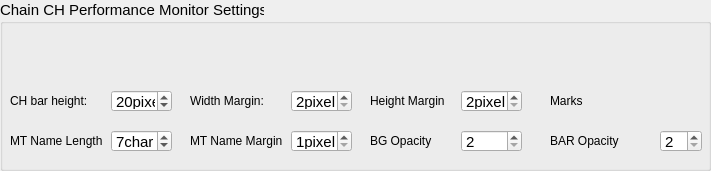
  <widget class="QGroupBox" name="groupBox_2">
   <property name="geometry">
    <rect>
     <x>10</x>
     <y>90</y>
     <width>711</width>
     <height>171</height>
    </rect>
   </property>
   <property name="font">
    <font>
     <family>Arial</family>
     <pointsize>11</pointsize>
    </font>
   </property>
   <property name="title">
    <string>Chain CH Performance Monitor Settings</string>
   </property>
   <widget class="QLabel" name="label_5">
    <property name="geometry">
     <rect>
      <x>10</x>
      <y>90</y>
      <width>111</width>
      <height>21</height>
     </rect>
    </property>
    <property name="font">
     <font>
      <family>Arial</family>
      <pointsize>9</pointsize>
     </font>
    </property>
    <property name="text">
     <string>CH bar height:</string>
    </property>
   </widget>
   <widget class="QSpinBox" name="spinBox">
    <property name="geometry">
     <rect>
      <x>111</x>
      <y>90</y>
      <width>61</width>
      <height>22</height>
     </rect>
    </property>
    <property name="suffix">
     <string>pixel</string>
    </property>
    <property name="minimum">
     <number>5</number>
    </property>
    <property name="maximum">
     <number>50</number>
    </property>
    <property name="value">
     <number>20</number>
    </property>
   </widget>
   <widget class="QSpinBox" name="spinBox_2">
    <property name="geometry">
     <rect>
      <x>461</x>
      <y>90</y>
      <width>61</width>
      <height>22</height>
     </rect>
    </property>
    <property name="suffix">
     <string>pixel</string>
    </property>
    <property name="minimum">
     <number>2</number>
    </property>
    <property name="maximum">
     <number>100</number>
    </property>
   </widget>
   <widget class="QLabel" name="label_6">
    <property name="geometry">
     <rect>
      <x>370</x>
      <y>90</y>
      <width>111</width>
      <height>21</height>
     </rect>
    </property>
    <property name="font">
     <font>
      <family>Arial</family>
      <pointsize>9</pointsize>
     </font>
    </property>
    <property name="text">
     <string>Height Margin</string>
    </property>
   </widget>
   <widget class="QSpinBox" name="spinBox_3">
    <property name="geometry">
     <rect>
      <x>291</x>
      <y>90</y>
      <width>61</width>
      <height>22</height>
     </rect>
    </property>
    <property name="suffix">
     <string>pixel</string>
    </property>
    <property name="minimum">
     <number>2</number>
    </property>
    <property name="maximum">
     <number>100</number>
    </property>
   </widget>
   <widget class="QLabel" name="label_7">
    <property name="geometry">
     <rect>
      <x>190</x>
      <y>90</y>
      <width>111</width>
      <height>21</height>
     </rect>
    </property>
    <property name="font">
     <font>
      <family>Arial</family>
      <pointsize>9</pointsize>
     </font>
    </property>
    <property name="text">
     <string>Width Margin:</string>
    </property>
   </widget>
   <widget class="QLabel" name="label_18">
    <property name="geometry">
     <rect>
      <x>10</x>
      <y>130</y>
      <width>111</width>
      <height>21</height>
     </rect>
    </property>
    <property name="font">
     <font>
      <family>Arial</family>
      <pointsize>9</pointsize>
     </font>
    </property>
    <property name="text">
     <string>MT Name Length</string>
    </property>
   </widget>
   <widget class="QSpinBox" name="spinBox_9">
    <property name="geometry">
     <rect>
      <x>111</x>
      <y>130</y>
      <width>61</width>
      <height>22</height>
     </rect>
    </property>
    <property name="suffix">
     <string>char</string>
    </property>
    <property name="minimum">
     <number>5</number>
    </property>
    <property name="maximum">
     <number>30</number>
    </property>
    <property name="value">
     <number>7</number>
    </property>
   </widget>
   <widget class="QSpinBox" name="spinBox_10">
    <property name="geometry">
     <rect>
      <x>291</x>
      <y>130</y>
      <width>61</width>
      <height>22</height>
     </rect>
    </property>
    <property name="suffix">
     <string>pixel</string>
    </property>
    <property name="minimum">
     <number>1</number>
    </property>
    <property name="maximum">
     <number>9</number>
    </property>
    <property name="value">
     <number>1</number>
    </property>
   </widget>
   <widget class="QLabel" name="label_19">
    <property name="geometry">
     <rect>
      <x>190</x>
      <y>130</y>
      <width>111</width>
      <height>21</height>
     </rect>
    </property>
    <property name="font">
     <font>
      <family>Arial</family>
      <pointsize>9</pointsize>
     </font>
    </property>
    <property name="text">
     <string>MT Name Margin</string>
    </property>
   </widget>
   <widget class="QSpinBox" name="spinBox_11">
    <property name="geometry">
     <rect>
      <x>461</x>
      <y>130</y>
      <width>61</width>
      <height>22</height>
     </rect>
    </property>
    <property name="minimum">
     <number>2</number>
    </property>
    <property name="maximum">
     <number>100</number>
    </property>
   </widget>
   <widget class="QLabel" name="label_20">
    <property name="geometry">
     <rect>
      <x>370</x>
      <y>130</y>
      <width>111</width>
      <height>21</height>
     </rect>
    </property>
    <property name="font">
     <font>
      <family>Arial</family>
      <pointsize>9</pointsize>
     </font>
    </property>
    <property name="text">
     <string>BG Opacity</string>
    </property>
   </widget>
   <widget class="QSpinBox" name="spinBox_12">
    <property name="geometry">
     <rect>
      <x>660</x>
      <y>130</y>
      <width>42</width>
      <height>22</height>
     </rect>
    </property>
    <property name="minimum">
     <number>2</number>
    </property>
    <property name="maximum">
     <number>100</number>
    </property>
   </widget>
   <widget class="QLabel" name="label_21">
    <property name="geometry">
     <rect>
      <x>550</x>
      <y>130</y>
      <width>111</width>
      <height>21</height>
     </rect>
    </property>
    <property name="font">
     <font>
      <family>Arial</family>
      <pointsize>9</pointsize>
     </font>
    </property>
    <property name="text">
     <string>BAR Opacity</string>
    </property>
   </widget>
   <widget class="QLabel" name="label_11">
    <property name="geometry">
     <rect>
      <x>550</x>
      <y>90</y>
      <width>41</width>
      <height>21</height>
     </rect>
    </property>
    <property name="font">
     <font>
      <family>Arial</family>
      <pointsize>9</pointsize>
     </font>
    </property>
    <property name="text">
     <string>Marks</string>
    </property>
   </widget>
  </widget>
